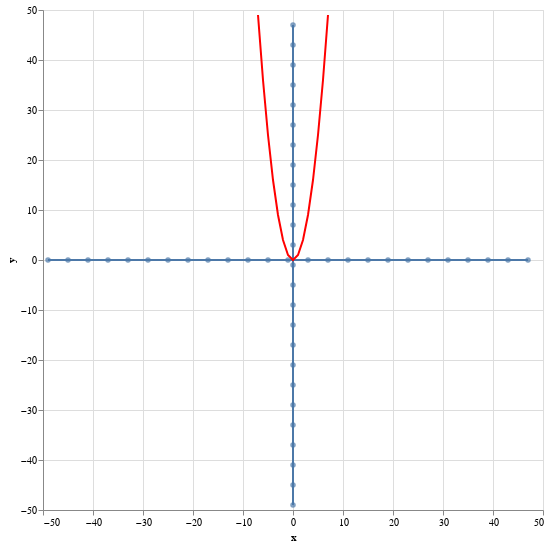

Write notebook code for a chart like this one.
### Code cell
df = get_xy_data(7, lambda x: x ** 2)
plot_line_coordinate_plane(df)

### Figure 1 — Vega-Lite specification as saved in the notebook (floating-point values rounded to 4 significant figures)
{"config": {"view": {"continuousWidth": 300, "continuousHeight": 300}}, "layer": [{"data": {"name": "data-bfd78dbddb1a587de84b7d1a679af9e0"}, "mark": {"type": "line"}, "encoding": {"x": {"field": "x", "type": "quantitative"}, "y": {"field": "y", "type": "quantitative"}}, "name": "view_27"}, {"data": {"name": "data-09553338e4d16cf7d38b851a008b00f5"}, "mark": {"type": "line"}, "encoding": {"x": {"field": "x", "type": "quantitative"}, "y": {"field": "y", "type": "quantitative"}}}, {"data": {"name": "data-bfd78dbddb1a587de84b7d1a679af9e0"}, "mark": {"type": "circle"}, "encoding": {"tooltip": [{"field": "x", "type": "quantitative"}], "x": {"field": "x", "type": "quantitative"}, "y": {"field": "y", "type": "quantitative"}}}, {"data": {"name": "data-09553338e4d16cf7d38b851a008b00f5"}, "mark": {"type": "circle"}, "encoding": {"tooltip": [{"field": "y", "type": "quantitative"}], "x": {"field": "x", "type": "quantitative"}, "y": {"field": "y", "type": "quantitative"}}}, {"data": {"name": "data-52f8fba70c108866c309eda6a9d2b4f8"}, "mark": {"type": "line", "color": "red"}, "encoding": {"tooltip": [{"field": "x", "type": "quantitative"}, {"field": "y", "type": "quantitative"}], "x": {"field": "x", "type": "quantitative"}, "y": {"field": "y", "type": "quantitative"}}}], "height": 500, "params": [{"name": "param_27", "select": {"type": "interval", "encodings": ["x", "y"]}, "bind": "scales", "views": ["view_27"]}], "width": 500, "$schema": "https://vega.github.io/schema/vega-lite/v5.20.1.json", "datasets": {"data-bfd78dbddb1a587de84b7d1a679af9e0": [{"x": -49, "y": 0}, {"x": -45, "y": 0}, {"x": -41, "y": 0}, {"x": -37, "y": 0}, {"x": -33, "y": 0}, {"x": -29, "y": 0}, {"x": -25, "y": 0}, {"x": -21, "y": 0}, {"x": -17, "y": 0}, {"x": -13, "y": 0}, {"x": -9, "y": 0}, {"x": -5, "y": 0}, {"x": -1, "y": 0}, {"x": 3, "y": 0}, {"x": 7, "y": 0}, {"x": 11, "y": 0}, {"x": 15, "y": 0}, {"x": 19, "y": 0}, {"x": 23, "y": 0}, {"x": 27, "y": 0}, {"x": 31, "y": 0}, {"x": 35, "y": 0}, {"x": 39, "y": 0}, {"x": 43, "y": 0}, {"x": 47, "y": 0}], "data-09553338e4d16cf7d38b851a008b00f5": [{"x": 0, "y": -49}, {"x": 0, "y": -45}, {"x": 0, "y": -41}, {"x": 0, "y": -37}, {"x": 0, "y": -33}, {"x": 0, "y": -29}, {"x": 0, "y": -25}, {"x": 0, "y": -21}, {"x": 0, "y": -17}, {"x": 0, "y": -13}, {"x": 0, "y": -9}, {"x": 0, "y": -5}, {"x": 0, "y": -1}, {"x": 0, "y": 3}, {"x": 0, "y": 7}, {"x": 0, "y": 11}, {"x": 0, "y": 15}, {"x": 0, "y": 19}, {"x": 0, "y": 23}, {"x": 0, "y": 27}, {"x": 0, "y": 31}, {"x": 0, "y": 35}, {"x": 0, "y": 39}, {"x": 0, "y": 43}, {"x": 0, "y": 47}], "data-52f8fba70c108866c309eda6a9d2b4f8": [{"x": -7, "y": 49}, {"x": -6, "y": 36}, {"x": -5, "y": 25}, {"x": -4, "y": 16}, {"x": -3, "y": 9}, {"x": -2, "y": 4}, {"x": -1, "y": 1}, {"x": 0, "y": 0}, {"x": 1, "y": 1}, {"x": 2, "y": 4}, {"x": 3, "y": 9}, {"x": 4, "y": 16}, {"x": 5, "y": 25}, {"x": 6, "y": 36}, {"x": 7, "y": 49}]}}
